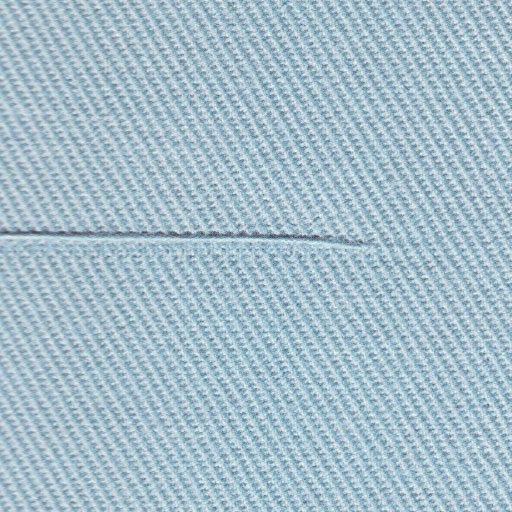
#> input picture ProjectPart3/rawimage/0076.jpg, 512 x 512 px, found by its file name
$ python proposal3.1.py   (older library calls are emulated)
#> lines starting #> are read from the running program, lines starting #| are printed output that depends on the picture; after the words box and inside, x2 and y2 are one past the last pixel; in counts of white or black regions, pixels touching at a corner belong together
import numpy as np
import matplotlib.pyplot as plt
import cv2
from scipy.signal import wiener


# Fotoğraf dosyasının adını ve yolunu belirtin
image_path = "C:/Users/ASUS/Desktop/423-part3/0076.jpg"
original_image = cv2.imread(image_path)
#> original_image is the input picture: shape (512, 512, 3); mean B, G, R 203.2, 190.3, 165.2

# Convert the colored image from BGR to RGB for correct color display with Matplotlib
colored_image = cv2.cvtColor(original_image, cv2.COLOR_BGR2RGB)

grayscale_image = cv2.imread(image_path, cv2.IMREAD_GRAYSCALE)
#> grayscale_image: shape (512, 512); min 65, max 255, mean 184.3

# enhance image quality with reducing noice
blurred_image = cv2.GaussianBlur(grayscale_image, (5, 5), 0)

# sharpening
sharpening_kernel = np.array([[-1,-1,-1], [-1,9,-1], [-1,-1,-1]])
sharpened_image = cv2.filter2D(blurred_image, -1, sharpening_kernel)
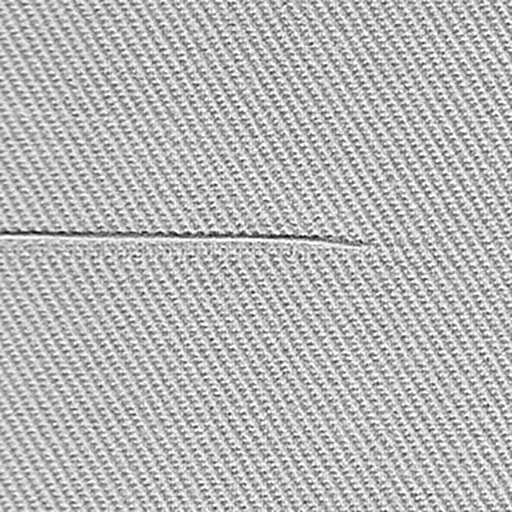
#> sharpened_image: shape (512, 512); min 0, max 255, mean 184.1

# enhance contrast with histogram equalization
equalized_image = cv2.equalizeHist(sharpened_image)
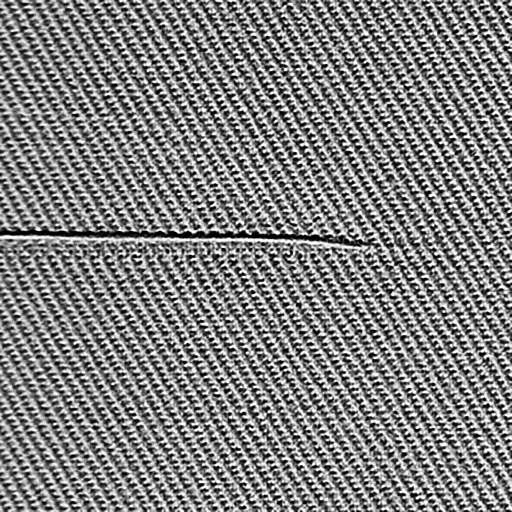
#> equalized_image: shape (512, 512); min 0, max 255, mean 128.4

# Show results
plt.figure(figsize=(12, 12))
plt.subplot(2, 5, 1)
plt.imshow(colored_image)
plt.title('Original Image')
plt.axis('off')

plt.subplot(2, 5, 2)
plt.imshow(grayscale_image, cmap='gray')
plt.title('Grayscale Image')
plt.axis('off')

plt.subplot(2, 5, 3)
plt.imshow(blurred_image, cmap='gray')
plt.title('Blurred Image')
plt.axis('off')

plt.subplot(2, 5, 4)
plt.imshow(sharpened_image, cmap='gray')
plt.title('Sharpened Image')
plt.axis('off')

plt.subplot(2, 5, 5)
plt.imshow(equalized_image, cmap='gray')
plt.title('Equalized Image')
plt.axis('off')

#plt.show()


# MORPHOLOGICAL EROSION

# Define a vertical line structuring element
kernel = np.array([[0, 1, 0],
                   [0, 1, 0],
                   [0, 1, 0]], dtype=np.uint8)

eroded_image = cv2.erode(equalized_image, kernel)
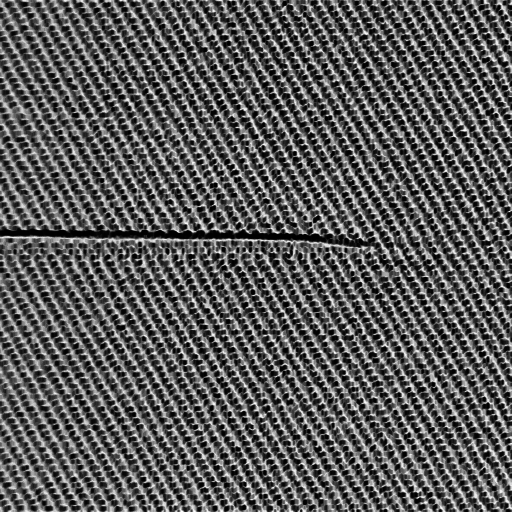
#> eroded_image: shape (512, 512); min 0, max 255, mean 90.7

# Thresholding
threshold_value = 0.5 * 255  # Adjusting the threshold value to the scale of [0, 255]
_, binary_image = cv2.threshold(eroded_image, threshold_value, 255, cv2.THRESH_BINARY)
#> binary_image: shape (512, 512); 31.1% white; 722 white regions (440 under 20 px), largest, box (x1, y1, x2, y2) and area: (0, 236, 266, 418) 2104, (2, 57, 111, 231) 1252, (343, 324, 469, 512) 1212

# Labeling
num_labels, labels, stats, centroids = cv2.connectedComponentsWithStats(binary_image, 8, cv2.CV_32S)
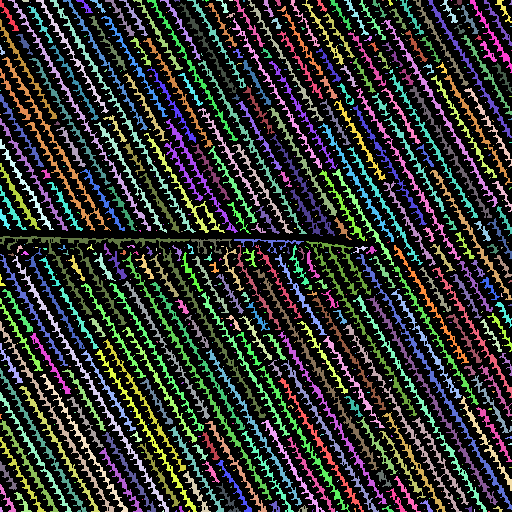
#> labels: shape (512, 512) int32; 723 distinct labels, from 0 to 722; one colour per label, 0 black
#> num_labels = 723; stats = 723 rows, first 6: [0, 0, 512, 512, 180577], [0, 0, 19, 31, 132], [8, 0, 143, 231, 968], [22, 0, 7, 2, 13], [36, 0, 73, 113, 478], [50, 0, 146, 233, 1005]; centroids = 723 pairs, first value 0 to 511, second value 0 to 511

# Ignoring small objects (less than 4 pixels)
min_pixel_size = 4
for label in range(1, num_labels):
    if stats[label, cv2.CC_STAT_AREA] < min_pixel_size:
        binary_image[labels == label] = 0
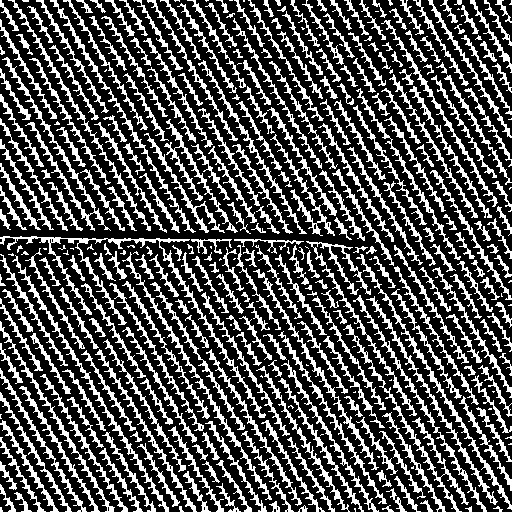
#> binary_image: shape (512, 512); 30.9% white; 351 white regions (69 under 20 px)

plt.subplot(2, 5, 6)
plt.imshow(binary_image, cmap='gray')
plt.title("Segmented Image")
plt.axis('off')
#plt.show()


# Apply Wiener Filter
filtered_image = wiener(binary_image, (2, 2))
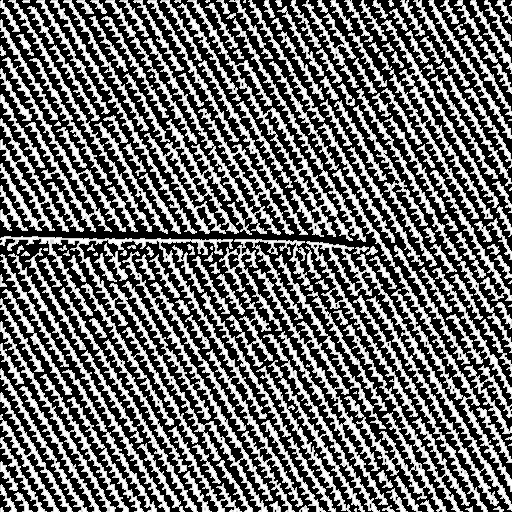
#> filtered_image: shape (512, 512) float64; 53.38% of the values are NaN or infinite; the others: min -481.4, max 255, mean 168.9; drawn with min black, max white, NaN and infinite black

plt.subplot(2, 5, 7)
plt.imshow(filtered_image, cmap='gray')
plt.title("Filtered Image")
plt.axis('off')

# Find contours (ROIs) in the filtered image
contours, _ = cv2.findContours(filtered_image.astype(np.uint8), cv2.RETR_EXTERNAL, cv2.CHAIN_APPROX_SIMPLE)
#> contours = 185 contours, 18 with area under 20; largest, box (x1, y1, x2, y2) and area: (0, 236, 303, 512) 16967, (306, 241, 512, 512) 4464, (105, 0, 239, 234) 3279, (187, 0, 353, 241) 3192, (253, 269, 388, 505) 2740

# Identify the largest contour (ROI)
largest_contour = max(contours, key=cv2.contourArea)
#> largest_contour = contour of 1807 points, box (x1, y1, x2, y2) (0, 236, 303, 512), area 16967

# Create an empty image to draw the largest ROI
output_image = np.zeros_like(binary_image)
cv2.drawContours(output_image, [largest_contour], -1, (255, 255, 255), thickness=cv2.FILLED)
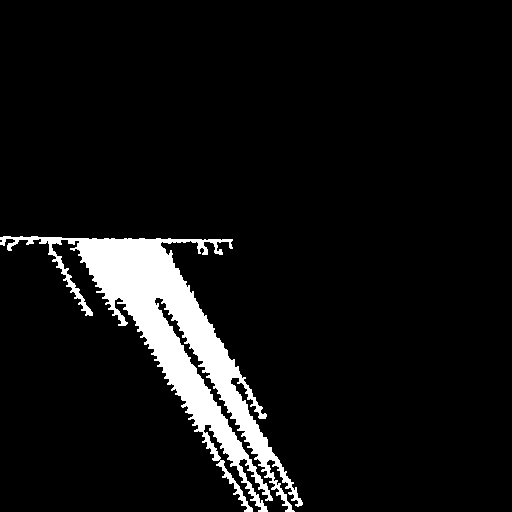
#> output_image: shape (512, 512); 7.1% white; 1 white region, box (x1, y1, x2, y2) and area: (0, 236, 303, 512) 18518

# Display the results using matplotlib

plt.subplot(2, 5, 10)
plt.imshow(output_image, cmap='gray')
plt.title("Detected Fabric Defect")
plt.axis('off')

plt.subplots_adjust(hspace=0)
plt.show()

$ run again, with ProjectPart3/rawimage/0002.jpg copied over ProjectPart3/rawimage/0076.jpg
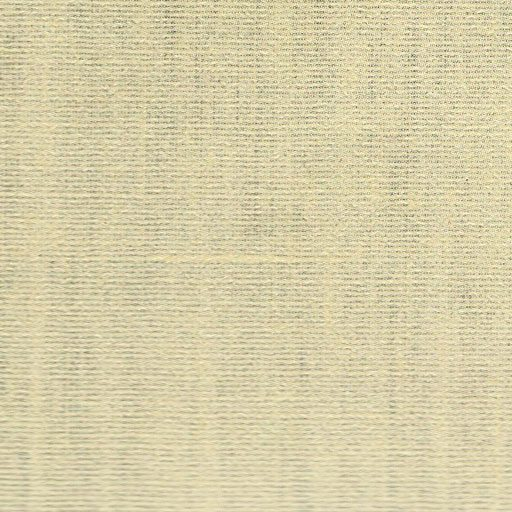
#> input picture ProjectPart3/rawimage/0002.jpg, 512 x 512 px, found by its file name
#> original_image is the input picture: shape (512, 512, 3); mean B, G, R 169.2, 206.7, 215.6
#> labels: shape (512, 512) int32; 5214 distinct labels, from 0 to 5213
#> num_labels = 5214; centroids = 5214 pairs, first value 0 to 511, second value 0 to 511
#> after the loop `for label in range(1, num_labels):`:
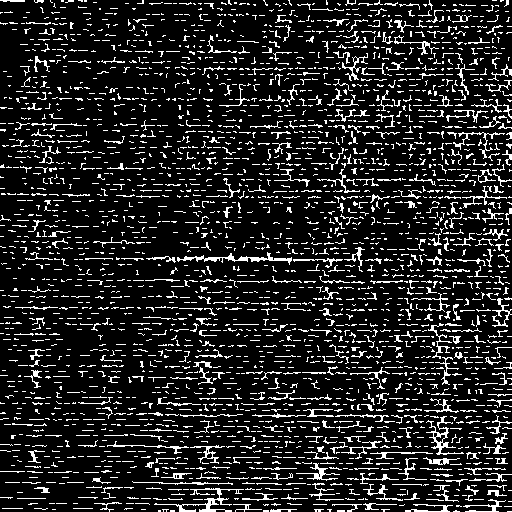
#> binary_image: shape (512, 512); 13.9% white in thin lines or dots
#> contours = 1929 contours, 1439 with area under 20; largest, box (x1, y1, x2, y2) and area: (146, 247, 366, 273) 794, (154, 488, 298, 512) 652, (412, 323, 474, 386) 638, (424, 415, 465, 456) 517, (252, 409, 425, 425) 462
#> largest_contour = contour of 284 points, box (x1, y1, x2, y2) (146, 247, 366, 273), area 794
#> `cv2.drawContours(output_image, [largest_contour], -1, (255, 255, 255),..`:
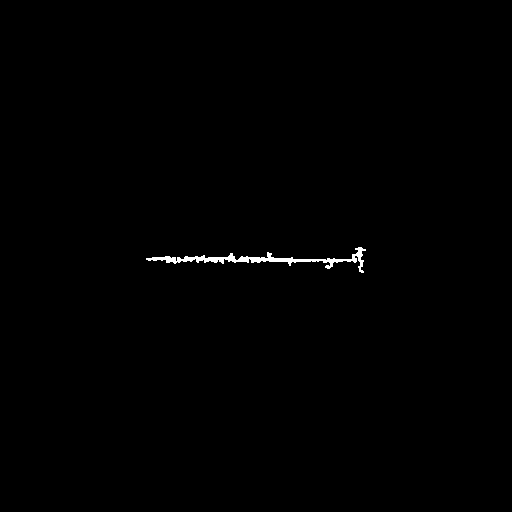
#> output_image: shape (512, 512); 0.41% white; 1 white region, box (x1, y1, x2, y2) and area: (146, 247, 366, 273) 1078

$ run again, with ProjectPart3/rawimage/0005.jpg copied over ProjectPart3/rawimage/0076.jpg
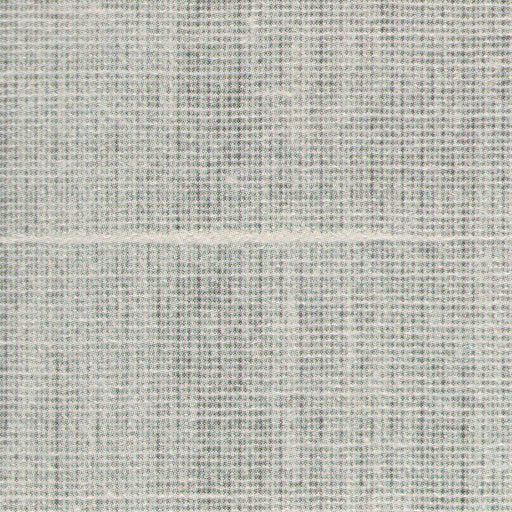
#> input picture ProjectPart3/rawimage/0005.jpg, 512 x 512 px, found by its file name
#> original_image is the input picture: shape (512, 512, 3); mean B, G, R 178.9, 186.8, 186.5
#> num_labels = 2499; stats = 2499 rows, first 6: [0, 0, 512, 512, 186681], [12, 0, 3, 5, 10], [17, 0, 18, 15, 57], [22, 0, 3, 5, 7], [27, 0, 7, 5, 14], [43, 0, 3, 6, 12]; centroids = 2499 pairs, first value 0 to 510.5, second value 0 to 511
#> after the loop `for label in range(1, num_labels):`:
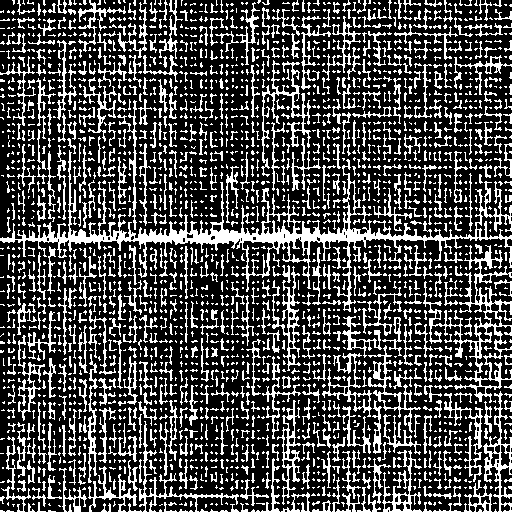
#> binary_image: shape (512, 512); 28.5% white in thin lines or dots
#> contours = 1158 contours, 722 with area under 20; largest, box (x1, y1, x2, y2) and area: (0, 0, 512, 512) 54282, (404, 245, 512, 404) 5493, (444, 391, 512, 512) 3656, (246, 339, 321, 440) 1536, (257, 265, 302, 375) 1524
#> largest_contour = contour of 13176 points, box (x1, y1, x2, y2) (0, 0, 512, 512), area 54282
#> `cv2.drawContours(output_image, [largest_contour], -1, (255, 255, 255),..`:
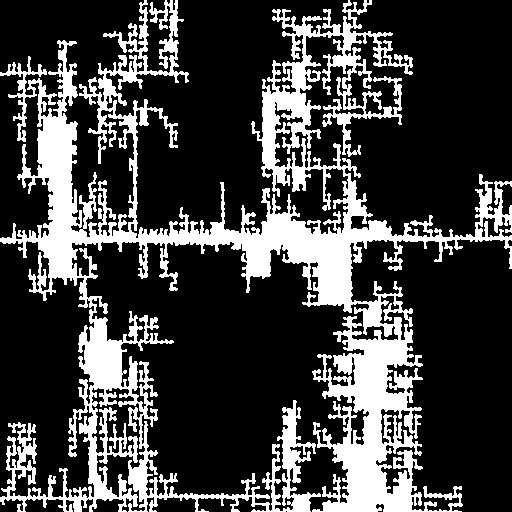
#> output_image: shape (512, 512); 25.2% white; 1 white region, box (x1, y1, x2, y2) and area: (0, 0, 512, 512) 66018

$ run again, with ProjectPart3/rawimage/0006.jpg copied over ProjectPart3/rawimage/0076.jpg
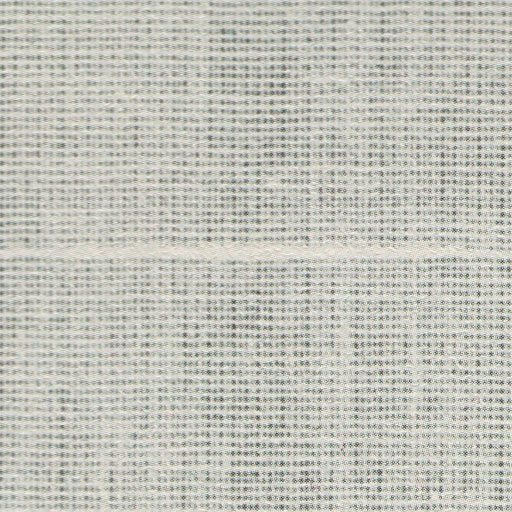
#> input picture ProjectPart3/rawimage/0006.jpg, 512 x 512 px, found by its file name
#> original_image is the input picture: shape (512, 512, 3); mean B, G, R 185.7, 193.9, 193.7
#> labels: shape (512, 512) int32; 1319 distinct labels, from 0 to 1318
#> num_labels = 1319; stats = 1319 rows, first 6: [0, 0, 512, 512, 187066], [0, 0, 8, 1, 8], [9, 0, 5, 1, 5], [18, 0, 3, 1, 3], [23, 0, 3, 1, 3], [29, 0, 4, 1, 4]; centroids = 1319 pairs, first value 0 to 511, second value 0 to 511
#> contours = 469 contours, 259 with area under 20; largest, box (x1, y1, x2, y2) and area: (0, 174, 512, 512) 109568, (0, 0, 512, 205) 18592, (0, 138, 259, 204) 4296, (0, 456, 99, 512) 2058, (286, 0, 512, 40) 1330
#> largest_contour = contour of 5218 points, box (x1, y1, x2, y2) (0, 174, 512, 512), area 109568
#> `cv2.drawContours(output_image, [largest_contour], -1, (255, 255, 255),..`:
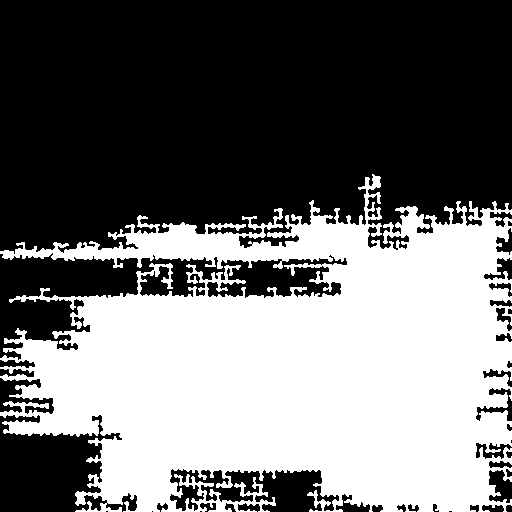
#> output_image: shape (512, 512); 43.5% white; 1 white region, box (x1, y1, x2, y2) and area: (0, 174, 512, 512) 114146
